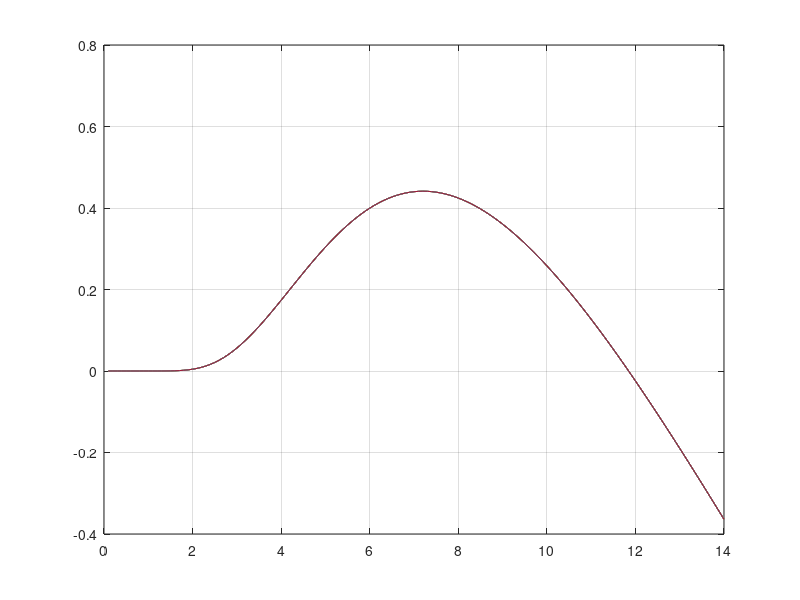
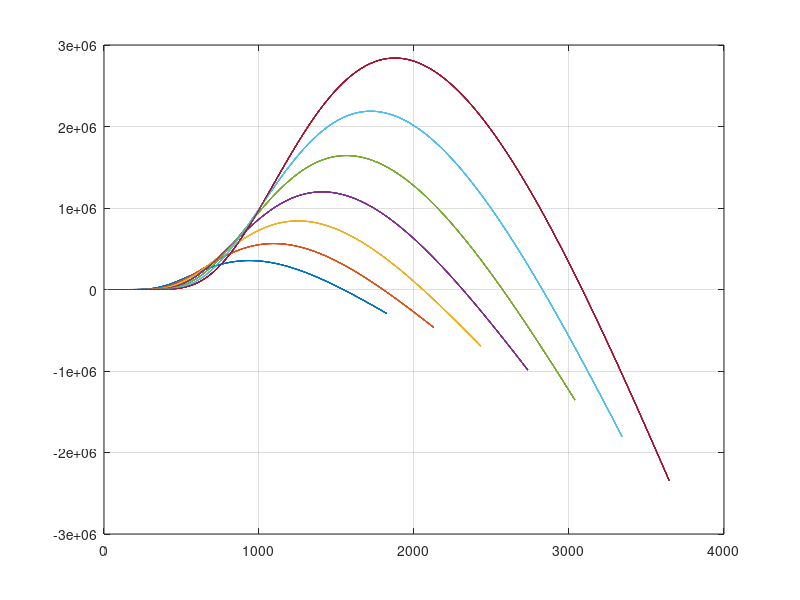

These figures' MATLAB source, in order:
close all
clear all
clc                          
%PARAMETERS OF A 2MW DFIG
%IEEE - DFIM: Chapter 3 
%--------------------------------------------------------------------------
f = 50;                     % Stator frequency (Hz)
n = 1500;                   % Synchronous speed at 50 Hz|(rev/min)
Ps = 2e6;                   % Nominal stator three-phase active power|(MW)
Vs = 690;                   % Line-to-line nominal stator voltage in rms (V)
Is = 1760;                  % Each phase nominal stator current in rms (Amp)
Tem = 12732;                % Nominal torque at generator or motor modes (N.m)
%Stator connection Star
p = 2;                      % Pole pair 
Vr = 2070;                  % Line-to-line nominal rotor voltage in rms (reached at speed near zero) (V)
%Rotor connection Star
u = 0.34;                   % Stator/rotor turns ratio (relation between the stator and rotor)
Rs = 2.6e-3;                % Stator resistance (mohm)
Lsi = 87e-6;                % Stator leakage inductance (uH)
Lm = 2.5e-3;                % Magnetizing inductace (mH)
Rres = 26.1e-3;             %% Rotor resistance (mohm)
Rind = 783e-6;              %% Rotor leakage inductance (uH)
Rr = 2.9e-3;                % Rotor resistance referred to stator (mohm)
Lsr = 87e-6;                % Rotor leakage inductance referred to the stator (uH)
Ls = Lm + Lsi;              % Stator inductance (mH)
Lr = Lm + Lsr;              % Rotor inductance (mH)
%--------------------------------------------------------------------------
%Space for Rotor Side Converter
Q = 0;                      % For Reactive power = 0
smax = 0.33;                % Maximun slip 0.25
Fs = 1.8;                   % Stator Flux
Vbus_ref = 1000;            % Bus Voltage
%Mechanic 
J = 127;                    % Inertia Kg*m^2
D = 1e-3;                   % Damping friction factor N.m.s
%PI regulators
sigma = 1- Lm^2/(Ls*Lr); 
tau_i = (sigma*Lr)/Rr;
tau_n = 0.05;
wni = 100*(1/tau_i);
wnn = 1/tau_n;

kp_id = (2*wni*sigma*Lr)-Rr;
kp_iq = kp_id;

ki_id = (wni^2)*Lr*sigma;
ki_iq = ki_id;

kp_n = (2*wnn*J)/p;
ki_n = ((wnn^2)*J)/p;
%--------------------------------------------------------------------------
%Space for Grid Side Converter
Cbus = 80e-3;               % DC bus capacitance
Rg = 20e-6;                 % Grid side filter? resistance 1
Lg = 483e-6;                % Grid side filter? inductance 1e-3

Kpg = 1/(1.5*Vs*sqrt(2/3)); 
Kqg = -Kpg;

%PI regulators
tau_ig = Lg/Rg;
wnig = 60*2*pi;

kp_idg = (2*wnig*Lg)-Rg;
kp_iqg = kp_idg;
ki_idg = (wnig^2)*Lg;
ki_iqg = ki_idg;

kp_v = -1000;   
ki_v = -300000;

%--------------------------------------------------------------------------
%PWM 
fsw = 4e3;                  % Switching frequency (Hz)
Ts = 1/fsw/f;               % Sample time (sec)

%--------------------------------------------------------------------------
%Space for Three blade wind turbine model

% Beta -> Lambda Vs Cp Graph
N = 100;                    %Gearbox Ratio
Radio = 44;                 %Radio
ro = 1.225;                 %Air desity kg/m3           
%beta=[-2.5 -1.5 0 1.5 2.5 0];
beta=[0 0 0 0 0 0 0];

for k=1:7
    
cont = 1;
for lambda = 0.1:0.1:14
lambdai(cont)=(1/((1/(lambda-0.02*beta(k))+(0.003/(beta(k)^3+1)))));
Cp(cont)=0.73*(151/lambdai(cont)-0.58*beta(k)-0.002*beta(k)^2.14-13.2).*(exp(-18.4/lambdai(cont)));
Ct(cont) = Cp (cont)/lambda;
cont = cont+1;
end 
lambda=[0.1:0.1:14];
figure (1)
plot(lambda,Cp), grid on, hold on,



%Rotor Speed Vs Power Graph
for Vv = 6:1:12   %Wind Velocity at 12 m/s
cont2=1;
for serie = 0.1:0.1:14
Pt (cont2)= (0.5*ro*pi*(Radio)^2)*(Vv)^3*Cp(cont2);
omega_m (cont2) = ((lambda(cont2)*Vv) /Radio)*N/(2*pi/60)
cont2=cont2+1;
end 
figure (2)
plot(omega_m,Pt), grid on, hold on,
end


% %Wind Speed Vs Power Graph
% for Vv = 6:1:12   %Wind Velocity at 12 m/s
% cont2=1;
% for serie = 0.1:0.1:14
% Pt (cont2)= (0.5*ro*pi*(Radio)^2)*(Vv)^3*Cp(cont2);
% omega_m (cont2) = ((lambda(cont2)*Vv) /Radio)*N/(2*pi/60)
% cont2=cont2+1;
% end 
% figure (3)
% plot(omega_m,Pt), grid on, hold on,
% end

end

% Lambda and CP optimum
cp_opt = max(Cp)
cp_opt_abs = abs(max(Cp))
posicion=find(Cp==cp_opt);
lambda_opt = abs(lambda(posicion))
beta = beta (k)     %Pitch angle

%---------------------------------------------------------------------
% cont2=1;
% for Vv = 0.1:0.1:15
% Pt (cont2)= (0.5*ro*pi*(Radio)^2)*(Vv)^3*cp_opt;
% cont2=cont2+1;
% end 
% Vv=[0.1:0.1:15];
% figure (3)
% plot(Vv,Pt), grid on, hold on,
% 
% 
% cont3=1;
% for omega_m_rpm = 0.1:0.1:2000
% Pt_rpm (cont3)= (0.5*ro*pi*(Radio)^2)*((Radio*((omega_m_rpm/N)*(2*pi/60)))/lambda_opt)^3*cp_opt;
% cont3=cont3+1;
% end 
% omega_m_rpm=[0.1:0.1:2000];
% figure (4)
% plot (omega_m_rpm,Pt_rpm), grid on, hold on,


% cont4=1;
% for omega_m_rd = 0.1:0.1:200
% Pt_rd (cont4)= (0.5*ro*pi*(Radio)^2)*((Radio*((omega_m_rd/N)))/lambda_opt)^3*cp_opt;
% cont4=cont4+1;
% end 
% omega_m_rd=[0.1:0.1:200];
% figure (5)
% plot (omega_m_rd,Pt_rd), grid on, hold on,
% 
% 
